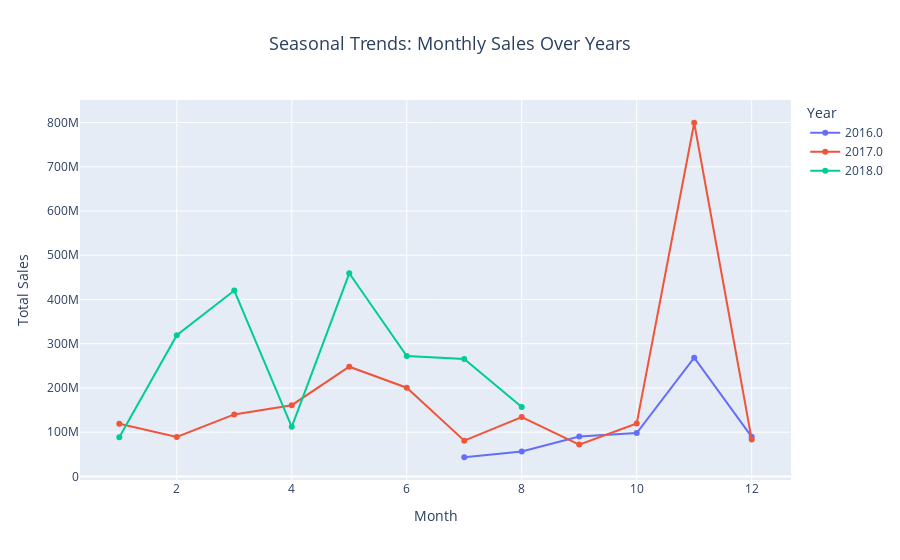

This figure's notebook cell:
### Markdown cell above
Show Seasonal Data

### Code cell
df['Working Date'] = pd.to_datetime(df['Working Date'], errors='coerce')
df['Year'] = df['Working Date'].dt.year
df['Month'] = df['Working Date'].dt.month
df['grand_total'] = df['grand_total'].abs()


monthly_sales = df.groupby(['Year', 'Month'])['grand_total'].sum().reset_index()
fig = px.line(
    monthly_sales, x='Month', y='grand_total', color='Year',
    title='Seasonal Trends: Monthly Sales Over Years',
    labels={'Month': 'Month', 'grand_total': 'Total Sales'}, markers=True
)
fig.update_layout(template='plotly', title_font_size=18, title_x=0.5, xaxis_title='Month', yaxis_title='Total Sales', legend_title='Year')
fig.show()

### Figure 1 — Plotly figure (JSON) as saved in the notebook; plotly's stock layout.template omitted (floating-point values rounded to 4 significant figures)
{"data": [{"hovertemplate": "Year=2016.0<br>Month=%{x}<br>Total Sales=%{y}<extra></extra>", "legendgroup": "2016.0", "line": {"color": "#636efa", "dash": "solid"}, "marker": {"symbol": "circle"}, "mode": "lines+markers", "name": "2016.0", "orientation": "v", "showlegend": true, "type": "scatter", "x": [7, 8, 9, 10, 11, 12], "xaxis": "x", "y": [43290000.0, 56240000.0, 90310000.0, 98070000.0, 268300000.0, 89380000.0], "yaxis": "y"}, {"hovertemplate": "Year=2017.0<br>Month=%{x}<br>Total Sales=%{y}<extra></extra>", "legendgroup": "2017.0", "line": {"color": "#EF553B", "dash": "solid"}, "marker": {"symbol": "circle"}, "mode": "lines+markers", "name": "2017.0", "orientation": "v", "showlegend": true, "type": "scatter", "x": [1, 2, 3, 4, 5, 6, 7, 8, 9, 10, 11, 12], "xaxis": "x", "y": [118900000.0, 89130000.0, 140200000.0, 161000000.0, 248000000.0, 200600000.0, 80740000.0, 134200000.0, 71960000.0, 119500000.0, 799600000.0, 83500000.0], "yaxis": "y"}, {"hovertemplate": "Year=2018.0<br>Month=%{x}<br>Total Sales=%{y}<extra></extra>", "legendgroup": "2018.0", "line": {"color": "#00cc96", "dash": "solid"}, "marker": {"symbol": "circle"}, "mode": "lines+markers", "name": "2018.0", "orientation": "v", "showlegend": true, "type": "scatter", "x": [1, 2, 3, 4, 5, 6, 7, 8], "xaxis": "x", "y": [88690000.0, 319100000.0, 420100000.0, 112100000.0, 459200000.0, 272000000.0, 265400000.0, 156900000.0], "yaxis": "y"}], "layout": {"legend": {"title": {"text": "Year"}, "tracegroupgap": 0}, "title": {"font": {"size": 18}, "text": "Seasonal Trends: Monthly Sales Over Years", "x": 0.5}, "xaxis": {"anchor": "y", "domain": [0, 1], "title": {"text": "Month"}}, "yaxis": {"anchor": "x", "domain": [0, 1], "title": {"text": "Total Sales"}}}}
